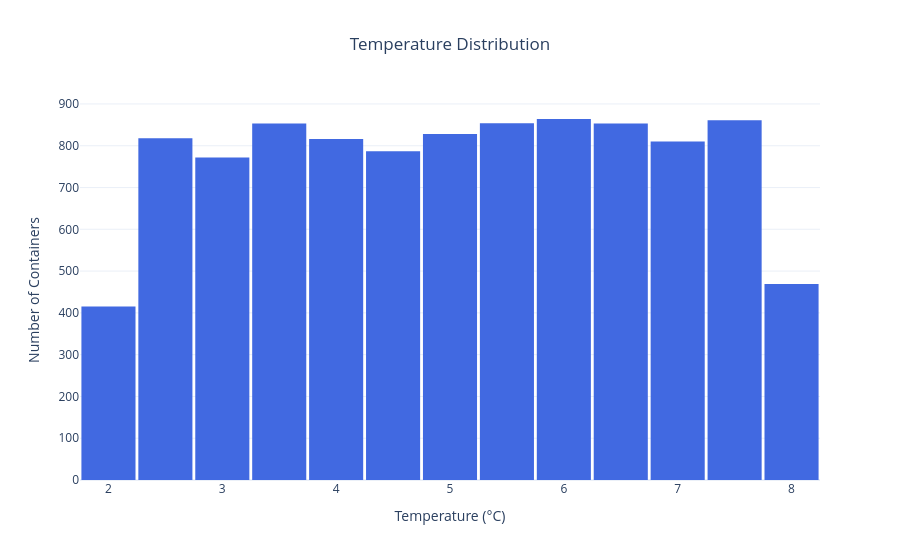

The notebook cell this image was saved under:
### Markdown cell above
## Temperature Distribution

### Code cell
fig = px.histogram(df,x="temperature",nbins=30,title="Temperature Distribution",color_discrete_sequence=["royalblue"])
fig.update_layout(template="plotly_white",title_x=0.5,bargap=0.05,xaxis_title="Temperature (°C)",yaxis_title="Number of Containers")
fig.show()

### Figure 1 — Plotly figure (JSON) as saved in the notebook; plotly's stock layout.template omitted (floating-point values rounded to 4 significant figures; data arrays with more than 128 entries replaced by an {"elided": "..."} marker saying what was removed)
{"data": [{"bingroup": "x", "hovertemplate": "temperature=%{x}<br>count=%{y}<extra></extra>", "legendgroup": "", "marker": {"color": "royalblue", "pattern": {"shape": ""}}, "name": "", "nbinsx": 30, "orientation": "v", "showlegend": false, "type": "histogram", "x": {"elided": "10000 float values"}, "xaxis": "x", "yaxis": "y"}], "layout": {"bargap": 0.05, "barmode": "relative", "legend": {"tracegroupgap": 0}, "title": {"text": "Temperature Distribution", "x": 0.5}, "xaxis": {"anchor": "y", "domain": [0, 1], "title": {"text": "Temperature (°C)"}}, "yaxis": {"anchor": "x", "domain": [0, 1], "title": {"text": "Number of Containers"}}}}
